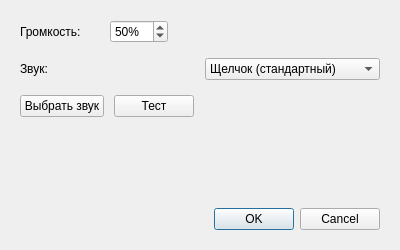
<?xml version="1.0" encoding="UTF-8"?>
<ui version="4.0">
 <class>MetronomeSettingsDialog</class>
 <widget class="QDialog" name="MetronomeSettingsDialog">
  <property name="geometry">
   <rect>
    <x>0</x>
    <y>0</y>
    <width>400</width>
    <height>250</height>
   </rect>
  </property>
  <property name="windowTitle">
   <string>Настройки метронома</string>
  </property>
  <property name="minimumSize">
   <size>
    <width>400</width>
    <height>250</height>
   </size>
  </property>
  <layout class="QVBoxLayout" name="mainLayout">
   <property name="spacing">
    <number>15</number>
   </property>
   <property name="leftMargin">
    <number>20</number>
   </property>
   <property name="topMargin">
    <number>20</number>
   </property>
   <property name="rightMargin">
    <number>20</number>
   </property>
   <property name="bottomMargin">
    <number>20</number>
   </property>
   <item>
    <layout class="QHBoxLayout" name="volumeLayout">
     <property name="spacing">
      <number>10</number>
     </property>
     <item>
      <widget class="QLabel" name="volumeLabel">
       <property name="text">
        <string>Громкость:</string>
       </property>
       <property name="minimumSize">
        <size>
         <width>80</width>
         <height>0</height>
        </size>
       </property>
      </widget>
     </item>
     <item>
      <widget class="QSpinBox" name="volumeSpinBox">
       <property name="minimum">
        <number>0</number>
       </property>
       <property name="maximum">
        <number>100</number>
       </property>
       <property name="value">
        <number>50</number>
       </property>
       <property name="suffix">
        <string>%</string>
       </property>
      </widget>
     </item>
     <item>
      <spacer name="volumeSpacer">
       <property name="orientation">
        <enum>Qt::Horizontal</enum>
       </property>
       <property name="sizeHint" stdset="0">
        <size>
         <width>40</width>
         <height>20</height>
        </size>
       </property>
      </spacer>
     </item>
    </layout>
   </item>
   <item>
    <layout class="QHBoxLayout" name="soundLayout">
     <property name="spacing">
      <number>10</number>
     </property>
     <item>
      <widget class="QLabel" name="soundLabel">
       <property name="text">
        <string>Звук:</string>
       </property>
       <property name="minimumSize">
        <size>
         <width>80</width>
         <height>0</height>
        </size>
       </property>
      </widget>
     </item>
     <item>
      <widget class="QComboBox" name="soundComboBox">
       <item>
        <property name="text">
         <string>Щелчок (стандартный)</string>
        </property>
        <property name="userData">
         <string>click</string>
        </property>
       </item>
      </widget>
     </item>
    </layout>
   </item>
   <item>
    <layout class="QHBoxLayout" name="buttonLayout">
     <property name="spacing">
      <number>10</number>
     </property>
     <item>
      <widget class="QPushButton" name="selectSoundButton">
       <property name="text">
        <string>Выбрать звук</string>
       </property>
       <property name="toolTip">
        <string>Выберите пользовательский звук для метронома</string>
       </property>
      </widget>
     </item>
     <item>
      <widget class="QPushButton" name="testButton">
       <property name="text">
        <string>Тест</string>
       </property>
       <property name="toolTip">
        <string>Воспроизвести выбранный звук</string>
       </property>
      </widget>
     </item>
     <item>
      <spacer name="buttonSpacer">
       <property name="orientation">
        <enum>Qt::Horizontal</enum>
       </property>
       <property name="sizeHint" stdset="0">
        <size>
         <width>40</width>
         <height>20</height>
        </size>
       </property>
      </spacer>
     </item>
    </layout>
   </item>
   <item>
    <spacer name="verticalSpacer">
     <property name="orientation">
      <enum>Qt::Vertical</enum>
     </property>
     <property name="sizeHint" stdset="0">
      <size>
       <width>20</width>
       <height>40</height>
      </size>
     </property>
    </spacer>
   </item>
   <item>
    <widget class="QDialogButtonBox" name="buttonBox">
     <property name="orientation">
      <enum>Qt::Horizontal</enum>
     </property>
     <property name="standardButtons">
      <set>QDialogButtonBox::Cancel|QDialogButtonBox::Ok</set>
     </property>
    </widget>
   </item>
  </layout>
 </widget>
 <resources/>
 <connections>
  <connection>
   <sender>buttonBox</sender>
   <signal>accepted()</signal>
   <receiver>MetronomeSettingsDialog</receiver>
   <slot>accept()</slot>
   <hints>
    <hint type="sourcelabel">
     <x>248</x>
     <y>254</y>
    </hint>
    <hint type="destinationlabel">
     <x>157</x>
     <y>274</y>
    </hint>
   </hints>
  </connection>
  <connection>
   <sender>buttonBox</sender>
   <signal>rejected()</signal>
   <receiver>MetronomeSettingsDialog</receiver>
   <slot>reject()</slot>
   <hints>
    <hint type="sourcelabel">
     <x>316</x>
     <y>260</y>
    </hint>
    <hint type="destinationlabel">
     <x>286</x>
     <y>274</y>
    </hint>
   </hints>
  </connection>
 </connections>
</ui>
